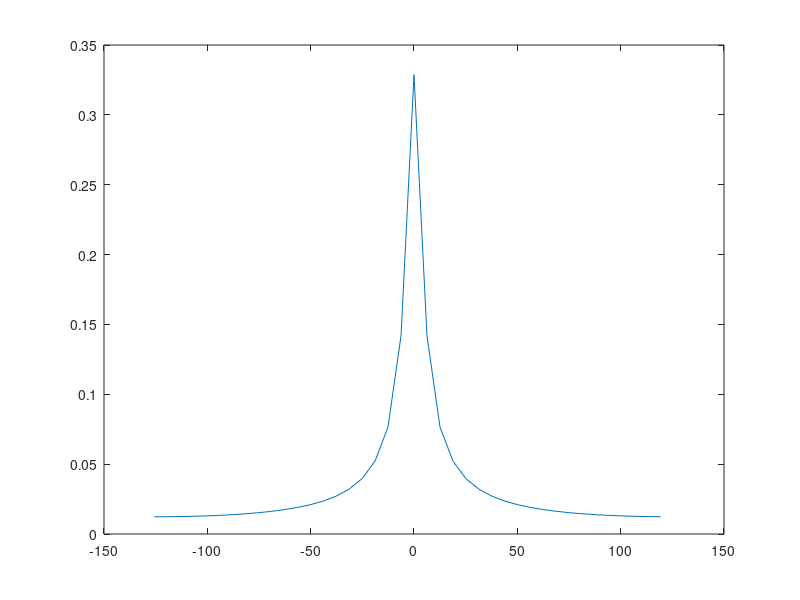

Reproduce this figure in MATLAB.
N=40; 
fs=40; 
T=1/fs; 
ws=2*pi*fs;
t=(0:N-1)*T;
x=T*exp(-t*3); 
X=fftshift(fft(x));
w=-ws/2+(0:N-1)*ws/N; 
FT=1./sqrt(9+w.*w);
plot(w,abs(X));